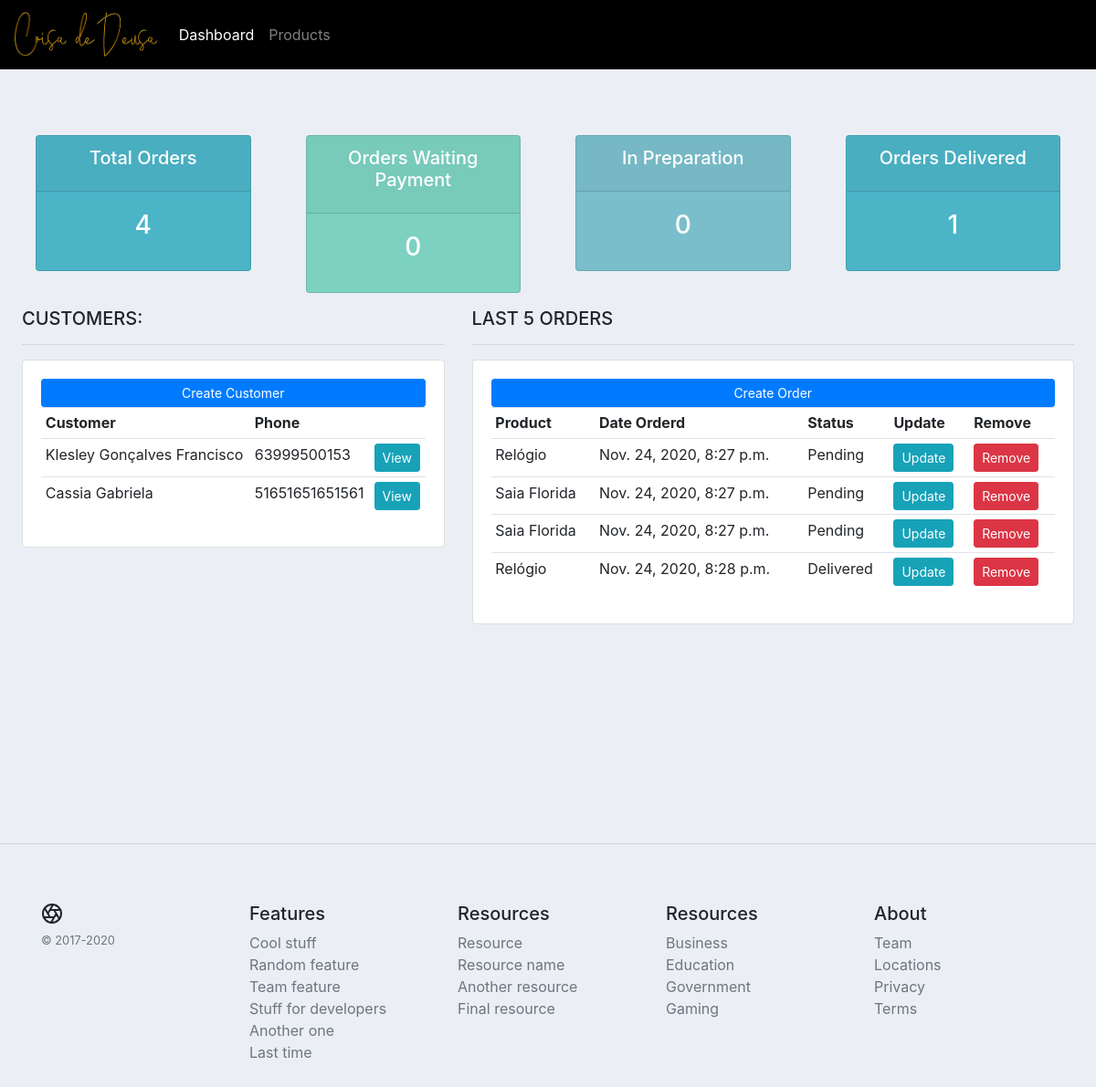
/accounts/, run on an earlier commit of the app's database.
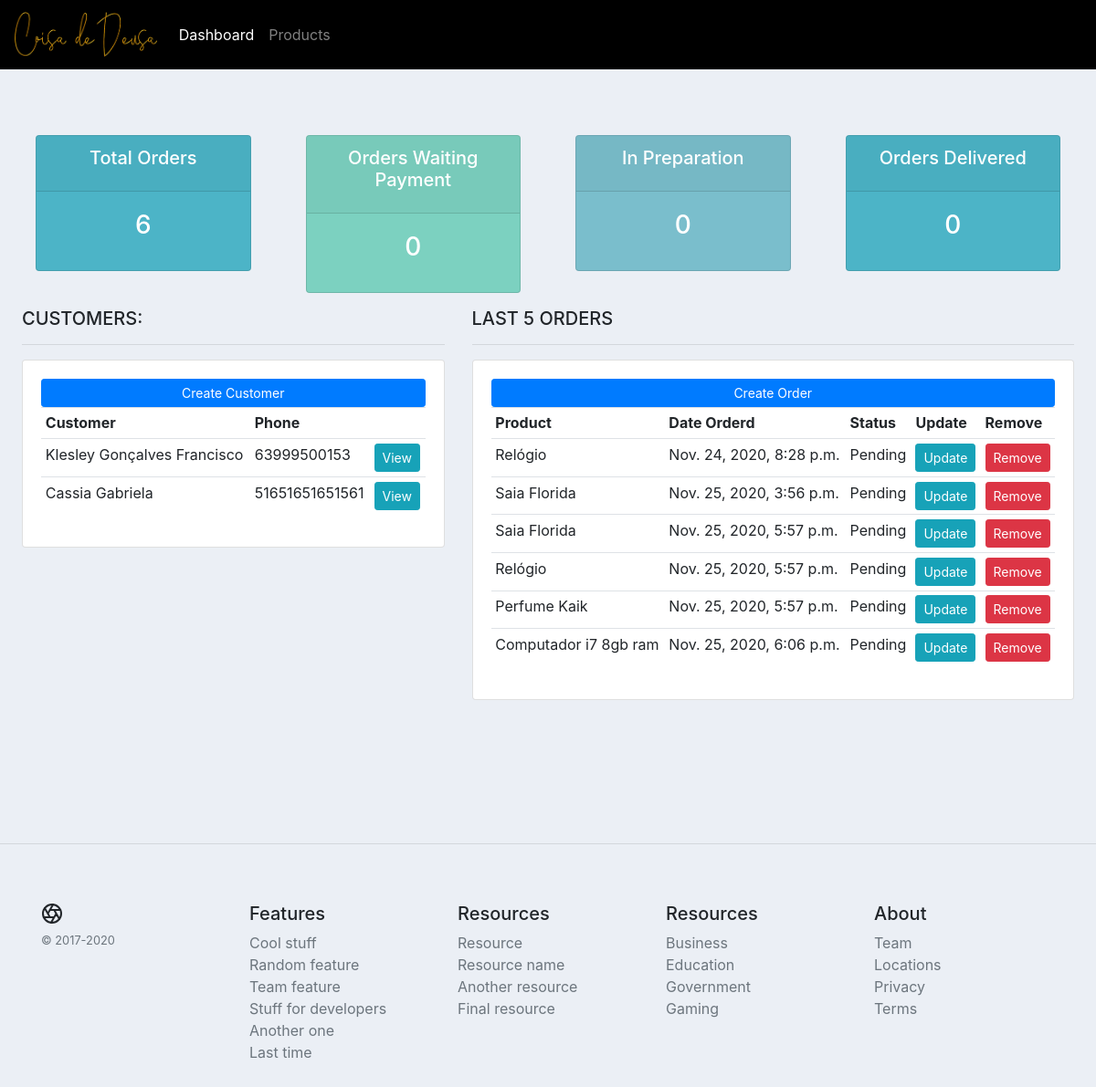
And on a later commit of the database.
### accounts/models.py (models this page shows, shortened)
class Customer(models.Model):
    name = models.CharField(max_length=200)
    phone = models.CharField(max_length=20)
    email = models.EmailField(max_length=200)
    date_created = models.DateTimeField(auto_now_add=True)

class Order(models.Model):
    STATUS = [
        ('Waiting for Payment','Waiting for Payment'),
        ('Preparation', 'Preparation'),
        ('Out for delivery', 'Out for delivery'),
        ('Delivered', 'Delivered')
    ]
    customer = models.ForeignKey(Customer, null=True, on_delete=models.SET_NULL)
    product = models.ForeignKey(Product, null=True, on_delete=models.SET_NULL)
    status = models.CharField(max_length=255, choices=STATUS, default=STATUS[0],null=True,)
    date_created = models.DateTimeField(auto_now_add=True,null=True)

class Product(models.Model):
    CATEGORY = [('Indoor', 'Indoor'), ('Out door', 'Out door')]
    name = models.CharField(max_length=255, null=True)
    price = models.DecimalField(max_digits=7, decimal_places=2)
    category = models.CharField(max_length=200, choices=CATEGORY)
    description = models.TextField(help_text='Sua descrição vem aqui', blank=True)
    quantity_available = models.PositiveIntegerField(default=0, )
    date_created = models.DateTimeField(auto_now_add=True)
    tags = models.ManyToManyField(Tag)

### accounts/views.py (the view)
# urls.py: 2. Add a URL to urlpatterns:  path('', views.home, name='home')
def home(request):
    context = {}
    orders = Order.objects.all()
    customers = Customer.objects.all()
    total_orders = orders.count()
    delivered = orders.filter(status='Delivered').count()
    waiting_payment = orders.filter(status='Waiting for Payment').count()
    preparation = orders.filter(status='Preparation').count()
    context['orders'] = orders
    context['customers'] = customers
    context['total_orders'] = total_orders
    context['delivered'] = delivered
    context['waiting_payment'] = waiting_payment
    context['preparation'] = preparation
    return render(request, 'accounts/dashboard.html', context)

### accounts/templates/accounts/dashboard.html (shortened to what this page needs)
{% extends 'base.html' %}
{% block content %}
    <br>
    {% include 'accounts/status.html' %}
    <div class="row">
        <div class="col-md-5">
            <h5>CUSTOMERS:</h5>
            <hr>
            <div class="card card-body">
                <a class="btn btn-primary  btn-sm btn-block" href="">Create Customer</a>
                <table class="table table-sm">
                    <tr>
                        <th>Customer</th>
                        <th>Phone</th>
                        <th></th>
                    </tr>
                    {% for customer in customers %}
                        <tr>
                            <td>{{ customer.name }}</td>
                            <td>{{ customer.phone }}</td>
                            <td>
                                <a href="{% url 'customer' customer.id%}" class="btn btn-sm btn-info">View</a>
                            </td>
                        </tr>
                    {% endfor %}
                </table>
            </div>
        </div>
        <div class="col-md-7">
            <h5>LAST 5 ORDERS</h5>
            <hr>
            <div class="card card-body">
                <a class="btn btn-primary  btn-sm btn-block" href="{% url 'create_order' %}">Create Order</a>
                <table class="table table-sm">
                    <tr>
                        <th>Product</th>
                        <th>Date Orderd</th>
                        <th>Status</th>
                        <th>Update</th>
                        <th>Remove</th>
                    </tr>
                    {% for order in orders %}
                        <tr>
                            <td>{{ order.product.name }}</td>
                            <td>{{ order.date_created }}</td>
                            <td>{{ order.status }}</td>
                            <td><a class="btn btn-sm btn-info" href="{% url 'update_order' order.id%}" >Update</a></td>
                            <td><a class="btn btn-sm btn-danger" href="{% url 'delete_order' order.id %}">Remove</a></td>
                        </tr>
                    {% endfor %}
                </table>
            </div>
        </div>
    </div>
{% endblock %}

What changed in the data, as far as the page shows it:
removed Order: product.name "Relógio", date_created "Nov. 24, 2020, 8:27 p.m.", status "Pending"
removed Order: product.name "Saia Florida", date_created "Nov. 24, 2020, 8:27 p.m.", status "Pending"
removed Order: product.name "Saia Florida", date_created "Nov. 24, 2020, 8:27 p.m.", status "Pending"
changed Order "Nov. 24, 2020, 8:28 p.m.": status "Delivered" → "Pending"
added Order: product.name "Saia Florida", date_created "Nov. 25, 2020, 3:56 p.m.", status "Pending"
added Order: product.name "Saia Florida", date_created "Nov. 25, 2020, 5:57 p.m.", status "Pending"
added Order: product.name "Relógio", date_created "Nov. 25, 2020, 5:57 p.m.", status "Pending"
added Order: product.name "Perfume Kaik", date_created "Nov. 25, 2020, 5:57 p.m.", status "Pending"
added Order: product.name "Computador i7 8gb ram", date_created "Nov. 25, 2020, 6:06 p.m.", status "Pending"
Also different on the page:
{{ total_orders }}: "4" → "6"
{{ delivered }}: "1" → "0"
